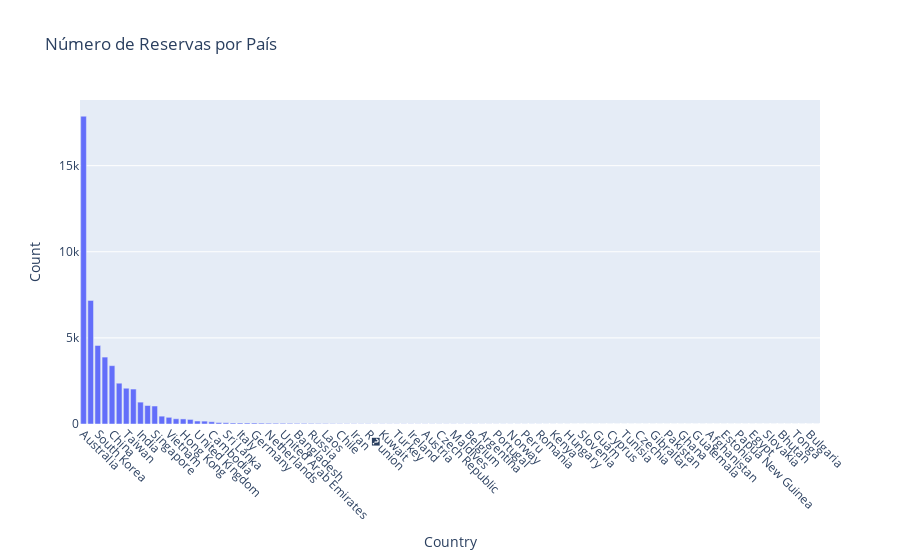

The cell this chart's notebook holds for it:
### Code cell
# Número de reservas por País

# Contar o número de reservas por país
country_counts = df['booking_origin'].value_counts()

# Criar um Dataframe a partir do objeto de contagem
df_country_counts = pd.DataFrame({'Country': country_counts.index, 'Count': country_counts.values})

# gráfico de barras
fig = px.bar(df_country_counts, x='Country', y='Count', title='Número de Reservas por País')
fig.update_layout(xaxis_tickangle=45)
fig.show()

### Figure 1 — Plotly figure (JSON) as saved in the notebook; plotly's stock layout.template omitted (floating-point values rounded to 4 significant figures)
{"data": [{"alignmentgroup": "True", "hovertemplate": "Country=%{x}<br>Count=%{y}<extra></extra>", "legendgroup": "", "marker": {"color": "#636efa", "pattern": {"shape": ""}}, "name": "", "offsetgroup": "", "orientation": "v", "showlegend": false, "textposition": "auto", "type": "bar", "x": ["Australia", "Malaysia", "South Korea", "Japan", "China", "Indonesia", "Taiwan", "Thailand", "India", "New Zealand", "Singapore", "United States", "Vietnam", "Macau", "Hong Kong", "Philippines", "United Kingdom", "Brunei", "Cambodia", "(not set)", "Sri Lanka", "France", "Italy", "Canada", "Germany", "Myanmar (Burma)", "Netherlands", "Mauritius", "United Arab Emirates", "Nepal", "Bangladesh", "Saudi Arabia", "Russia", "Spain", "Laos", "Switzerland", "Chile", "Qatar", "Iran", "Sweden", "R�union", "Oman", "Kuwait", "Brazil", "Turkey", "Mexico", "Ireland", "Mongolia", "Austria", "Poland", "Czech Republic", "Finland", "Maldives", "Denmark", "Belgium", "Greece", "Argentina", "New Caledonia", "Portugal", "Ukraine", "Norway", "Bahrain", "Peru", "Colombia", "Romania", "South Africa", "Kenya", "Kazakhstan", "Hungary", "Israel", "Slovenia", "Solomon Islands", "Guam", "Timor-Leste", "Cyprus", "Croatia", "Tunisia", "Vanuatu", "Czechia", "Malta", "Gibraltar", "Belarus", "Pakistan", "Iraq", "Ghana", "Seychelles", "Guatemala", "Algeria", "Afghanistan", "Lebanon", "Estonia", "Paraguay", "Papua New Guinea", "Jordan", "Egypt", "Nicaragua", "Slovakia", "Norfolk Island", "Bhutan", "Panama", "Tonga", "Tanzania", "Bulgaria", "Svalbard & Jan Mayen"], "xaxis": "x", "y": [17872, 7174, 4559, 3885, 3387, 2369, 2077, 2030, 1270, 1074, 1044, 456, 388, 304, 295, 266, 173, 167, 132, 84, 73, 59, 58, 57, 57, 51, 46, 44, 42, 40, 36, 36, 32, 27, 25, 18, 17, 15, 14, 12, 12, 9, 9, 9, 9, 9, 9, 8, 8, 8, 8, 8, 8, 7, 7, 7, 6, 6, 6, 5, 5, 5, 4, 4, 4, 3, 3, 3, 3, 2, 2, 2, 2, 2, 2, 2, 2, 1, 1, 1, 1, 1, 1, 1, 1, 1, 1, 1, 1, 1, 1, 1, 1, 1, 1, 1, 1, 1, 1, 1, 1, 1, 1, 1], "yaxis": "y"}], "layout": {"barmode": "relative", "legend": {"tracegroupgap": 0}, "title": {"text": "Número de Reservas por País"}, "xaxis": {"anchor": "y", "domain": [0, 1], "tickangle": 45, "title": {"text": "Country"}}, "yaxis": {"anchor": "x", "domain": [0, 1], "title": {"text": "Count"}}}}
